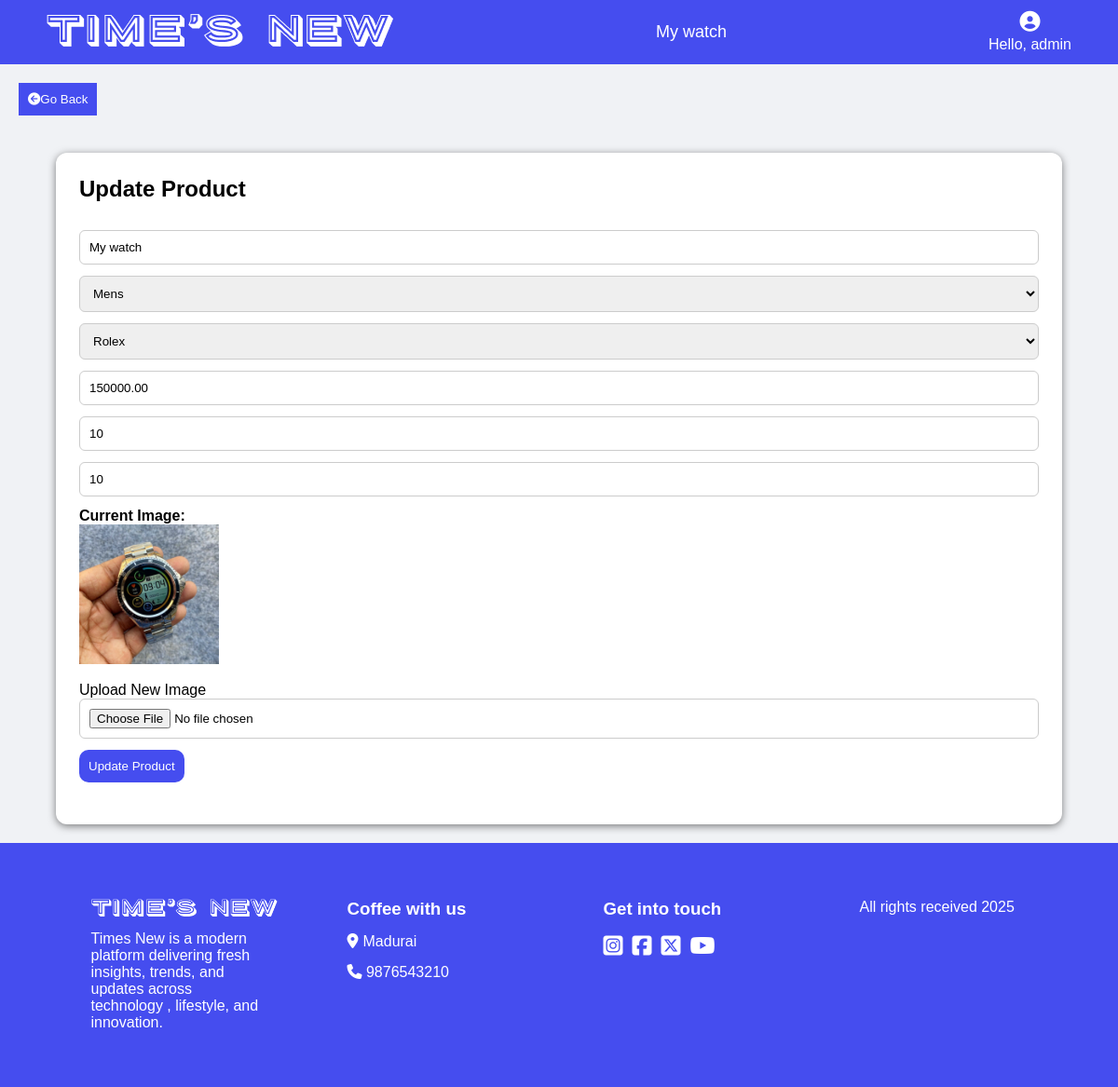
Screenshot of /update_product.php?id=40 (signed in) with the database file from the repository.
### tables this page shows
CREATE TABLE `products` (
  `id` int(11) NOT NULL,
  `name` varchar(255) NOT NULL,
  `price` decimal(10,2) NOT NULL,
  `discount_percent` int(11) DEFAULT 0,
  `type` varchar(100) DEFAULT NULL,
  `brand` varchar(100) DEFAULT NULL,
  `image_path` varchar(255) DEFAULT NULL,
  `quantity` int(11) NOT NULL DEFAULT 0,
  `status` enum('active','inactive') NOT NULL DEFAULT 'active'
);

CREATE TABLE `users` (
  `id` int(11) NOT NULL,
  `name` varchar(100) NOT NULL,
  `email` varchar(100) NOT NULL,
  `password` varchar(100) NOT NULL,
  `role` enum('superadmin','admin','user') NOT NULL DEFAULT 'user',
  `status` varchar(10) DEFAULT 'active'
);

### update_product.php (the view, shortened to what this page needs)
<?php
include('auth.php');
$id = $_GET['id'];
$stmt = $conn->prepare("SELECT * FROM products WHERE id = ?");
$stmt->bind_param("i", $id);
$stmt->execute();
$product = $stmt->get_result()->fetch_assoc();
if (!isset($_SESSION['user_id'])) {
    $username = "Guest";
} else {
    $user_id = $_SESSION['user_id'];
    $query = "SELECT name FROM users WHERE id = ?";
    $stmt = $conn->prepare($query);
    $stmt->bind_param("i", $user_id);
    $stmt->execute();
    $stmt->bind_result($username);
}
?>
<!DOCTYPE html>
<html>
<head>
      <link rel="stylesheet" href="https://cdnjs.cloudflare.com/ajax/libs/font-awesome/6.5.0/css/all.min.css">
    <link rel="stylesheet" href="./css/nav.css">
  <link rel="stylesheet" href="./css/addedit.css">
</head>
<body>
<div class="navbar">
  <div class="logo"><img src="./image/Time’s new.png" alt=""></div>
  <div class="center"><?= htmlspecialchars($product['name']) ?></div>
  <div class="right">
    <i class="fas fa-user-circle profile-icon"></i>
      <p class="text" style="color: white;">Hello, <?= htmlspecialchars($username) ?></p>
  </div>
</div>
<div class="go">
  <div class="arrow">
    <button onclick="history.back()" class="btn-back"><i class="fa-solid fa-circle-arrow-left"></i>Go Back </button>
 </div></div>
<div class="form-container">
  <h2>Update Product</h2>
  <form method="post" enctype="multipart/form-data">
    <input name="name" type="text" value="<?= htmlspecialchars($product['name']) ?>" required>
    <select name="type" required>
      <?php foreach (['mens', 'womens', 'kids', 'boys', 'smart', 'couple'] as $type): ?>
        <option value="<?= $type ?>" <?= $product['type'] === $type ? 'selected' : '' ?>><?= ucfirst($type) ?></option>
      <?php endforeach; ?>
    </select>
    <select name="brand" required>
      <?php foreach (['rolex', 'omega', 'cartier', 'citizen'] as $brand): ?>
        <option value="<?= $brand ?>" <?= $product['brand'] === $brand ? 'selected' : '' ?>><?= ucfirst($brand) ?></option>
      <?php endforeach; ?>
    </select>
    <input name="price" type="number" step="0.01" value="<?= $product['price'] ?>" required>
    <input name="discount" type="number" value="<?= $product['discount_percent'] ?>" required>
    <input name="quantity" type="number" min="0" value="<?= $product['quantity'] ?>" required>
    <div style="margin-bottom: 15px;">
      <strong>Current Image:</strong><br>
      <?php if ($product['image_path']): ?>
        <img src="uploads/<?= $product['image_path'] ?>" alt="Product Image" width="150">
      <?php else: ?>
        <p>No image available.</p>
      <?php endif; ?>
    </div>
    <label class="upload-box">
      Upload New Image
      <input type="file" name="image" accept="image/*">
    </label>
    <button type="submit" class="btn">Update Product</button>
  </form>
</div>
<footer>
    <div class="foot-1">
             <img src="./image/Time’s new.png" alt="" width="200px">
             <p>Times New is a modern platform delivering fresh insights, trends, and updates across technology
                , lifestyle, and innovation.</p>
    </div>
    <div class="foot-3">
        <h3>Coffee with us</h3>
         <div class="fr"><i class="fa-solid fa-location-dot"></i> <p>Madurai</p></div>
         <div class="fr"><a href="tel:+91 9876543210" target="_blank"><i class="fa-solid fa-phone"></i> <span> 9876543210</span>
                    </a></div>
    </div>
   <div class="foot-4">
    <h3>Get into touch</h3>
    <div class="foot-4a">
   <a href="https://www.instagram.com/accounts/login/?hl=en" target="_blank"> <i class="fa-brands fa-square-instagram"></i></a>
    <a href="https://www.facebook.com/login/" target="_blank"><i class="fa-brands fa-square-facebook"></i></a>
  <a href="https://x.com/i/flow/login" target="_blank"><i class="fa-brands fa-square-x-twitter"></i></a>
  <a href="https://www.youtube.com/" target="_blank"><i class="fa-brands fa-youtube"></i></a></div></div>
     <div class="foot-2">
          <p>All rights received 2025</p>
    </div>
    </footer>
</body>
</html>

### css/nav.css (style rules this page uses)
* { margin: 0; padding: 0; box-sizing: border-box; font-family: sans-serif; }
:root { --primary-color: #454DEF; --text-white: #ffffff; --text-black: #000000; --gray-bg: #f1f1f1; --light-blue-bg: #cccfff; --overlay-bg: rgba(0, 0, 0, 0.5); --form-shadow: 0 4px 8px 0 rgba(0, 0, 0, 0.2); --font-main: sans-serif; --font-xl: 80px; --font-lg: 50px; --font-md: 40px; --font-sm: 20px; --font-xs: 12px; }
.navbar { display: flex; justify-content: space-between; align-items: center; padding: 12px 50px; width: 100%; background-color: var(--primary-color); color: #fff; }
.navbar .logo { font-size: 20px; font-weight: bold; text-transform: uppercase; }
.navbar .center { font-size: 18px; }
.navbar .right { position: relative; }
.right { display: flex; flex-direction: column; align-items: center; justify-content: center; gap: 5px; }
.navbar .profile-icon { font-size: 22px; cursor: pointer; }
.text { color: var(--text-white); }
footer { display: flex; width: 100%; padding: 50px 50px 50px 50px; background-color: var(--primary-color); color: var(--text-white); justify-content: space-around; align-items: start; flex-wrap: wrap; }
.foot-1,.foot-2,.foot-3,.foot-4 { width: 20%; padding: 10px 20px 10px 20px; }
.foot-1 { display: flex; flex-direction: column; gap: 15px; }
.foot-1 p { font-size: 16px; text-align: start; color: var(--text-white); }
.foot-3 { display: flex; flex-direction: column; gap: 15px; align-self: flex-start; }
.foot-4 { display: flex; flex-direction: column; gap: 15px; align-self: flex-start; }
.arrow { padding: 20px; border-radius: 5px; }
.btn-back { background-color: var(--primary-color); color: var(--text-white); padding: 10px; border:none; }
.foot-4a { display: flex; gap: 5px; }
.foot-4a a { font-size: 24px; margin-right: 5px; text-decoration-color: none; color: var(--text-white); }
.fr { display: flex; color: var(--text-white); gap: 5px; }
.fr p { color: var(--text-white); }
.fr a { text-decoration: none; text-decoration-color: none; color: var(--text-white); }

### css/addedit.css (style rules this page uses)
* { margin: 0; padding: 0; box-sizing: border-box; font-family: sans-serif; }
:root { --primary-color: #454DEF; --text-white: #ffffff; --text-black: #000000; --gray-bg: #f1f1f1; --light-blue-bg: #cccfff; --overlay-bg: rgba(0, 0, 0, 0.5); --form-shadow: 0 4px 8px 0 rgba(0, 0, 0, 0.2); --font-main: sans-serif; --font-xl: 80px; --font-lg: 50px; --font-md: 40px; --font-sm: 20px; --font-xs: 12px; }
body { display: flex; flex-direction: column; background: #f0f2f5; align-items: center; justify-content: center; }
.go { width: 100%; display: flex; align-items: start; justify-content: start; }
.form-container { margin: auto; width: 90%; padding: 25px; height: auto; display: flex; flex-direction: column; gap: 10px; background: #fff; border-radius: 12px; box-shadow: 0 2px 8px rgba(0,0,0,0.5); margin: 20px 0px; }
form { margin: 20px 0px; }
form input[type="text"], form input[type="email"], form input[type="password"], form input[type="number"], form input[type="file"], form input[type="month"], form select { width: 100%; padding: 10px; margin-bottom: 12px; border: 1px solid #ccc; border-radius: 6px; }
.btn { background-color: var(--primary-color); color: var(--text-white); padding: 10px; border: none; border-radius: 10px; }

### rows the page displays
products: name "My watch", type "Mens", brand "Rolex", price "150000.00", discount "10", quantity "10", image_path (picture)
users: name "admin"
